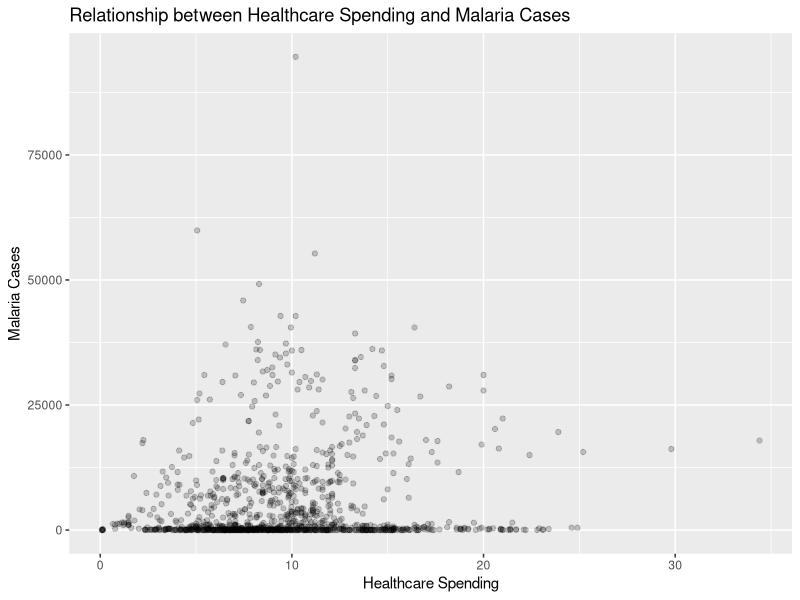
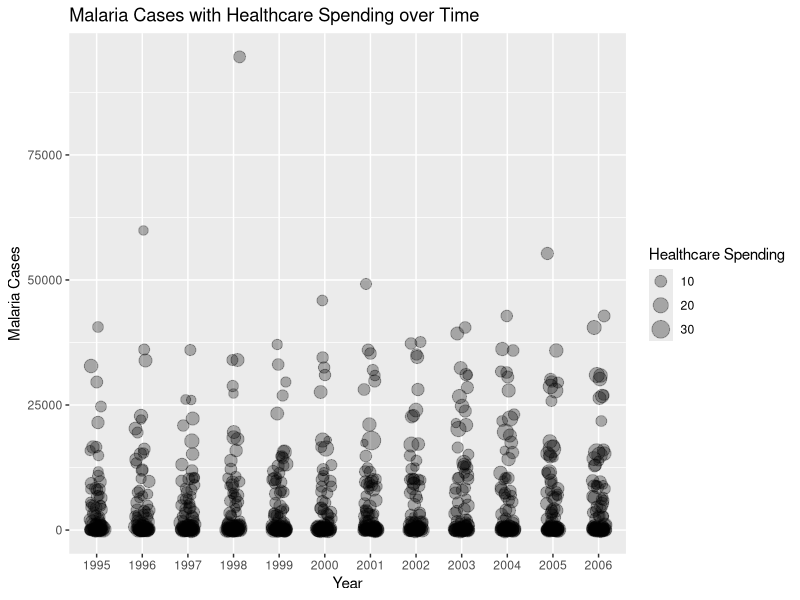
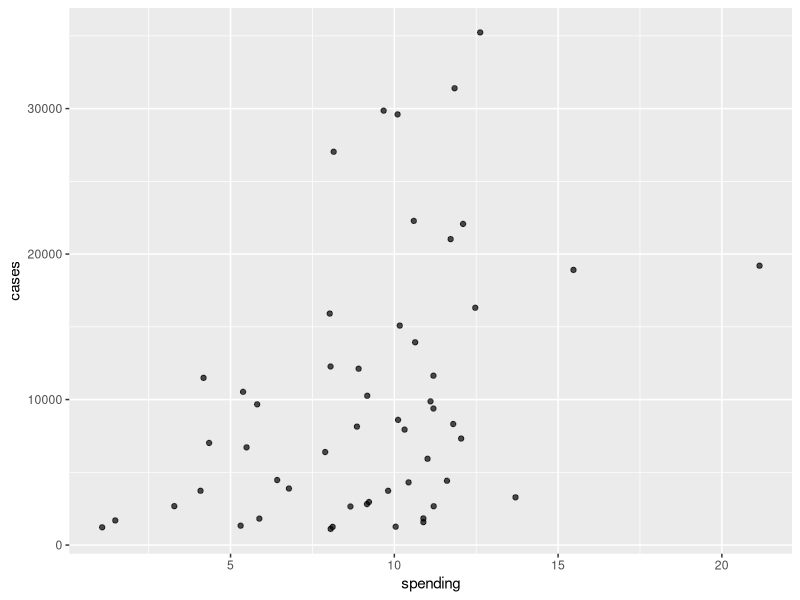

Reproduce these figures in R, in order.
## ---- chunk 1
library(tidyverse)
library(kableExtra)
## ---- chunk 2
healthcare_expenditure = read.csv("government_health_spending_of_total_gov_spending_percent.csv")
malaria_cases = read.csv("malaria_cases_per_100000_reported.csv")

## ---- chunk 3

malaria_cases <- malaria_cases |>
  mutate(across(-country, ~ ifelse(str_detect(., "k$"), as.numeric(str_replace(., "k$", ""))*1000, as.numeric(.))))

options(scipen = 999)

## ---- chunk 4

malaria_cases <- malaria_cases |>
  pivot_longer(cols = starts_with("X"), 
               names_to = "year",
               values_to = "cases") |>
  mutate(year = str_remove(year, "X"))

## ---- chunk 5

healthcare_expenditure <- healthcare_expenditure |>
  pivot_longer(cols = starts_with("X"), 
               names_to = "year",
               values_to = "spending") |>
  mutate(year = str_remove(year, "X"))

## ---- chunk 6
# 137 entries contain NA values
data <- healthcare_expenditure |>
  inner_join(malaria_cases)
## ---- chunk 7

ggplot(data, aes(x = spending, y = cases)) +
  geom_point(alpha=0.2) +
  labs(x = "Healthcare Spending", y = "Malaria Cases") +
  ggtitle("Relationship between Healthcare Spending and Malaria Cases")


## ---- chunk 8

ggplot(data, aes(x = year, y = cases, size = spending)) +
  geom_jitter(alpha=0.3, width=0.15) +
  labs(x = "Year", y = "Malaria Cases", size = "Healthcare Spending") +
  ggtitle("Malaria Cases with Healthcare Spending over Time") +
  scale_size_continuous(name = "Healthcare Spending")
## ---- chunk 9
#creating summarised data using all years
countrywise_data <- data|>
  filter(!is.na(cases), !is.na(spending))|>
  group_by(country)|>
  summarise(spending = mean(spending, na.rm = TRUE), cases = mean(cases, na.rm = TRUE))|>
  filter(cases>1000) #we want to focus on countries where malaria is an active problem
## ---- chunk 10
countrywise_data|>
  ggplot(aes(x=spending, y=cases))+
  geom_point(alpha=0.7)
## ---- chunk 11
model <- lm(spending ~ cases, data=countrywise_data)
summary(model)
## ---- chunk 12
response_variance <- var(countrywise_data$cases)
fitted_values <- predict(model)
fitted_values_variance <- var(fitted_values)
residuals <- residuals(model)
residuals_variance <- var(residuals)

variance_table <- data.frame(
  `Variance Type` = c("Response Values", "Fitted Values", "Residuals"),
  Variance = c(response_variance, fitted_values_variance, residuals_variance)
)

variance_table |>
  kable() |>
  kable_styling()

## ---- chunk 13
r_squared <- summary(model)$r.squared
